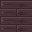

A 2D game scene composited from a Tiled map and its tileset images. What follows is a short description and the map's XML, with every tile layer's data as written:
An orthogonal 1x1 tile map with 32x32 px tiles, 1 tile layer (Assembly), 3 tilesets.

<map version="1.10" orientation="orthogonal" renderorder="right-down" width="1" height="1" tilewidth="32" tileheight="32" infinite="0" nextlayerid="2" nextobjectid="1">
  <tileset firstgid="1" source="../floors.tsx" />
  <tileset firstgid="321" source="../walls.tsx" />
  <tileset firstgid="961" source="../architecture.tsx" />
  <layer id="1" name="Assembly" width="1" height="1">
    <data encoding="csv">
135
</data>
  </layer>
</map>
